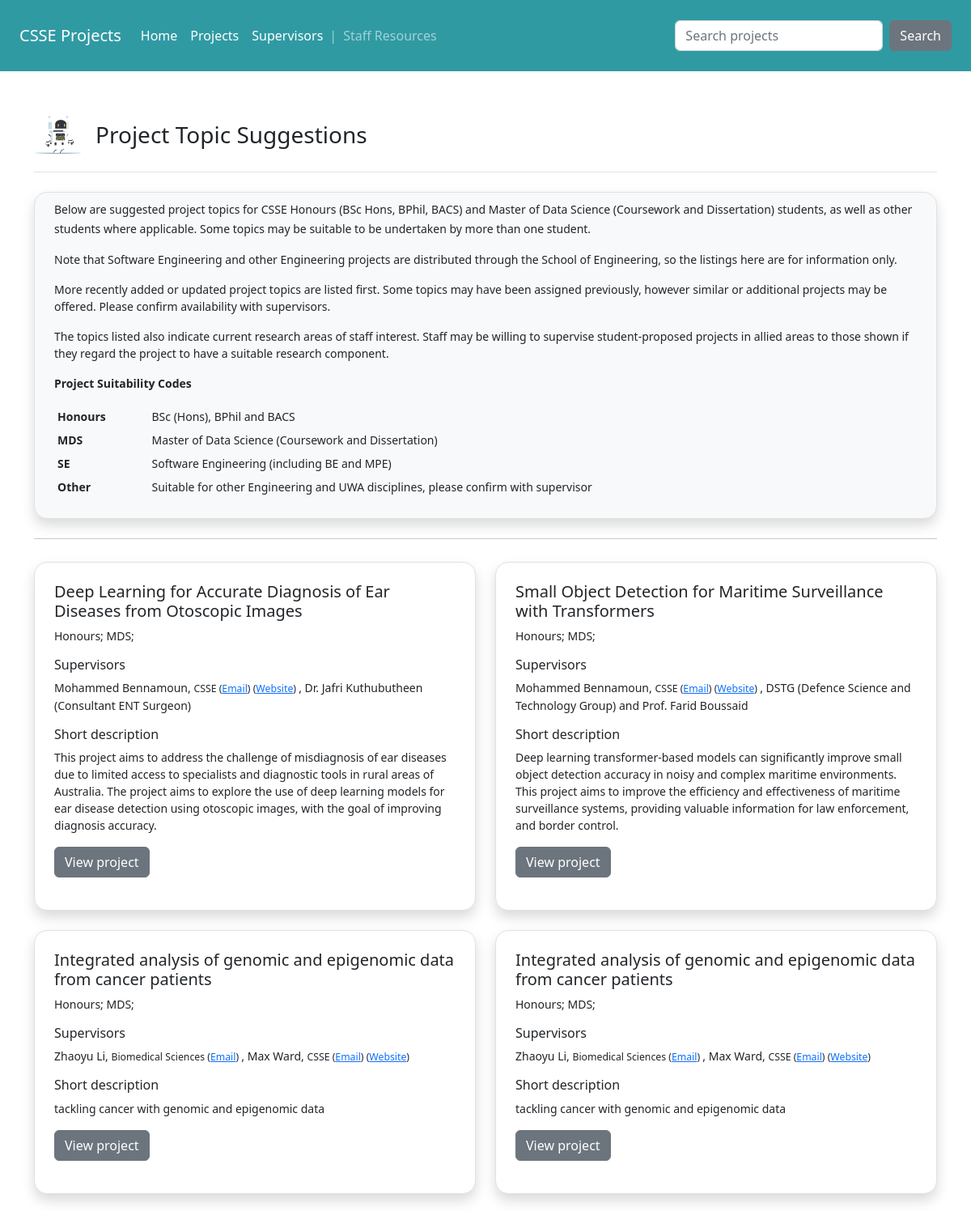
The page /projects/index/ (upper part) on the database its author committed.
### projects/models.py (models this page shows, shortened)
class Project(models.Model):
    SUITABILITY_CHOICES = [
        ('Honours', 'Honours (incl. BSc, BPhil, BACS)'),
        ('MDS', 'Master of Data Science'),
        ('SE', 'Software Engineering'),
        ('OTHER', 'Other')
    ]
    title = models.CharField("Topic Title", max_length=200)
    description = models.TextField("Description")
    short = models.TextField("Short Description", blank=True)
    skills = models.CharField("Skills", max_length=200, blank=True)
    honours = models.BooleanField("Suitable for Honours", default=True)
    mds = models.BooleanField("Suitable for MDS", default=True)
    se = models.BooleanField("Suitable for Software Engineering", default=True)
    engineering = models.BooleanField("Suitable for General Engineering", default=False) # not used
    other = models.CharField("Other (please specify)", max_length=100, blank=True)
    numstudents = models.CharField("Number of Students", max_length=20, blank=True)
    primary = models.ForeignKey(Supervisor, on_delete=models.CASCADE, related_name="primary", verbose_name="Primary Supervisor", null = True)
    cosupervisor = models.ForeignKey(Supervisor, on_delete=models.CASCADE, verbose_name="Co-Supervisor", null = True, blank=True)
    external = models.TextField("External Supervisors/Mentors/Sponsors", blank=True)
    link = models.URLField("Research Link", blank = True)
    references = models.TextField("Sample References", blank=True)
    created = models.DateField("Date Created", auto_now_add = True)
    modified = models.DateField("Last Modified", auto_now = True)
    current_date = models.DateField("Current Date", default = date.today)
    visible = models.BooleanField(default=True)

class Supervisor(models.Model):
    firstname = models.CharField("First name", max_length=30)
    lastname = models.CharField("Last name", max_length=30)
    department = models.CharField("Department or School", max_length=50)
    email = models.EmailField("Email")
    web = models.URLField("Web link", blank=True)
    interests = models.TextField("Research interests", blank=True)
    class Meta:
        ordering = ['lastname', 'firstname']
    def __str__(self):
        return self.firstname +  " " + self.lastname

### projects/views.py (the view)
# urls.py: path("projects/index/", views.all_projects, name = "project-list"),
def all_projects(request):
    project_list = Project.objects.all().exclude(visible=False).order_by('-current_date')
    eligible_list = []
    for project in project_list:
        eligible_list.append([project.honours, project.mds, project.engineering])
    return render(request, "projects/project_list.html",
        {'project_list': project_list, 'eligible_list': eligible_list})

### projects/templatetags/markdown_extras.py (called while the page is built)
@register.filter()
@stringfilter
def markdown(value):
    return md.markdown(value, extensions=['markdown.extensions.fenced_code'])

### projects/templates/projects/project_list.html (shortened to what this page needs)
{% extends 'projects/base.html' %}
{% load markdown_extras %}
{% load static %}
{% block content %}
<main>
        <header class="pb-3 mb-4 border-bottom">
            <div class="d-flex align-items-center text-dark text-decoration-none">
                <img src="/static/projects/images/robot.png" height="60" class="d-inline-block" alt="">
                <span class="mx-3 fs-3">Project Topic Suggestions</span>
            </div>
        </header>
        <div class="h-100 shadow px-4 py-2 mb-3 bg-light border rounded-4">
                <small>Below are suggested project topics for CSSE Honours (BSc Hons, BPhil, BACS) and Master of
        Data Science (Coursework and Dissertation) students, as well as other students where applicable. Some topics may be
        suitable to be undertaken by more than one student.
        <p><p>
        Note that
        Software Engineering and other Engineering projects are distributed through the School of Engineering, so the
        listings here are for information only.
        <p>
            More recently added or updated project topics are listed first. Some topics may have been assigned previously,
            however similar or additional projects may be offered.
            Please confirm availability with supervisors.
        <p><p>
            The topics listed also indicate current research areas of staff interest. Staff may be willing to
        supervise student-proposed projects in allied areas to those shown if they regard the
        project to have a suitable research component.
        <p><p>
           <strong>Project Suitability Codes</strong>
        <table class="table table-sm table-borderless">
            <tbody>
                <tr>
                    <th>Honours</th>
                    <td>BSc (Hons), BPhil and BACS</td>
                </tr>
                <tr>
                    <th>MDS</th>
                    <td>Master of Data Science (Coursework and Dissertation)</td>
                </tr>
                <tr>
                    <th>SE</th>
                    <td>Software Engineering (including BE and MPE)</td>
                </tr>
                <tr>
                    <th>Other</th>
                    <td>Suitable for other Engineering and UWA disciplines, please confirm with supervisor</td>
                </tr>
        </table>
        </small></div>
        <hr class="my-4">
        <small>
        <div class="row align-items-md-stretch g-4 py-1">
        {% for project in project_list %}
            <div class="col-xl-6">
                <div class="h-100 shadow p-4 bg-white border rounded-4">
                    <h5>{{ project.title}}</h5>
                    <p>
                        {% if project.honours %} Honours; {% endif %}
                        {% if project.mds %} MDS; {% endif %}
                    </p>
                    <h6>Supervisors</h6>
                    {{ project.primary }},
                    <small> {{ project.primary.department }}
                        (<a href=mailto:{{ project.primary.email }}>Email</a>)
                        {% if project.primary.web %}
                            (<a href={{ project.primary.web }}>Website</a>)
                        {% endif %}
                    </small>
                    {% if project.cosupervisor %}
                        , {{ project.cosupervisor }},
                        <small> {{ project.cosupervisor.department }}
                            (<a href=mailto:{{ project.cosupervisor.email }}>Email</a>)
                            {% if project.cosupervisor.web %}
                                (<a href={{ project.primary.web }}>Website</a>)
                            {% endif %}
                        </small>
                    {% endif %}
                    {% if project.external %}
                        , {{ project.external }}
                    {% endif %}
                    <h6>Short description</h6>
                    {% if project.short %}
                        {{ project.short | markdown | safe }}
                    {% else %}
                        {{ project.description | markdown | safe | truncatewords:80 }}
                    {% endif %}
                    <p>
                    <a href="{{ project.pk}}/" class="btn btn-secondary">View project</a>
                </div>
            </div>
        {% endfor %}
        </div>
        </div>
{% endblock %}

### rows shown on the page
Project: title "Deep Learning for Accurate Diagnosis of Ear Diseases from Otoscopic Images", honours "Honours;", mds "MDS;", primary "Mohammed Bennamoun", primary.department "CSSE", external "Dr. Jafri Kuthubutheen (Consultant ENT Surgeon)", description "This project aims to address the challenge of misdiagnosis of ear diseases due to limited access to specialists and diagnostic tools in rural areas of Australia. The project aims to explore the use of deep learning models for ear disease detection using otoscopic images, with the goal of improving diagnosis accuracy."
Project: title "Small Object Detection for Maritime Surveillance with Transformers", honours "Honours;", mds "MDS;", primary "Mohammed Bennamoun", primary.department "CSSE", external "DSTG (Defence Science and Technology Group) and Prof. Farid Boussaid", short "Deep learning transformer-based models can significantly improve small object detection accuracy in noisy and complex maritime environments. This project aims to improve the efficiency and effectiveness of maritime surveillance systems, providing valuable information for law enforcement, and border control."
Project: title "Integrated analysis of genomic and epigenomic data from cancer patients", honours "Honours;", mds "MDS;", primary "Zhaoyu Li", primary.department "Biomedical Sciences", cosupervisor "Max Ward", cosupervisor.department "CSSE", short "tackling cancer with genomic and epigenomic data"
Project: title "Integrated analysis of genomic and epigenomic data from cancer patients", honours "Honours;", mds "MDS;", primary "Zhaoyu Li", primary.department "Biomedical Sciences", cosupervisor "Max Ward", cosupervisor.department "CSSE", short "tackling cancer with genomic and epigenomic data"
